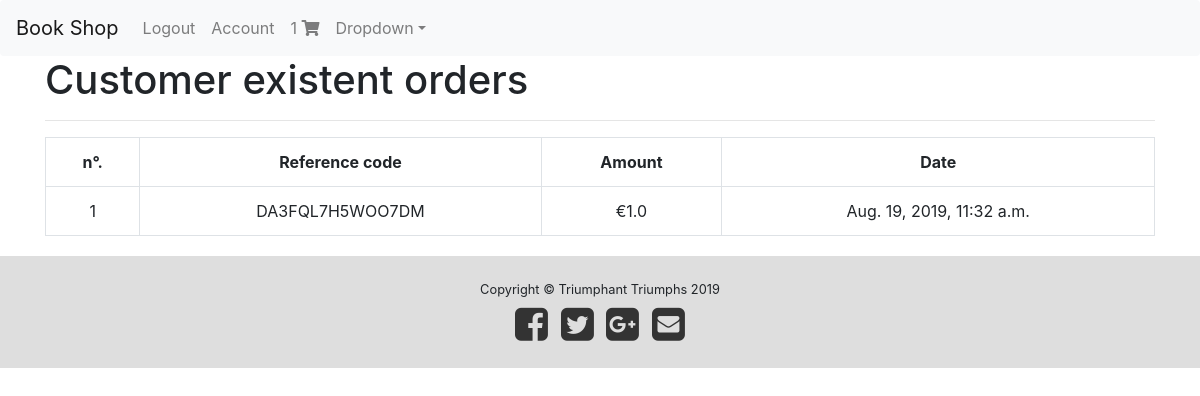
Page /account/profile/ (signed in) on the committed database.
### shopping_list/models.py (models this page shows, shortened)
class Order(models.Model):
  user = models.ForeignKey(settings.AUTH_USER_MODEL,
                             on_delete=models.CASCADE)
  item_checked = models.BooleanField(default=False)
  items = models.ManyToManyField(OrderItem)
  ref_code = models.CharField(max_length=40)
  def get_total(self):
        return self.items.all().aggregate(order_total=Sum('work__price'))['order_total']

class money_payment(models.Model):
  order = models.ForeignKey(Order, on_delete=models.CASCADE)
  total_amount = models.FloatField()
  date_paid = models.DateTimeField(auto_now_add=True)
  stripe_charge_id = models.CharField(max_length=100)

### clients/views.py (the view)
# urls.py: path('account/profile/', profile_view, name='profile'),
def profile_view(request):
  orders = Order.objects.filter(user=request.user, item_checked=True)
  context = {
    'orders': orders
  }
  return render(request, "profile.html", context )

### shopping_list/templatetags/template_tag_file.py (called while the page is built)
@register.filter
def cart_item_count(user):
  if user.is_authenticated:
    qs = Order.objects.filter(user=user, item_checked=False)
    if qs.exists():
      return qs[0].items.count()

### templates/profile.html
{% extends "base.html" %}
{% block content %}
<h1>Customer existent orders</h1>
<hr />
<table class="table table-hover table-bordered text-center">
    <tr class="text-center">
        <th>n°.</th>
        <th>Reference code</th>
        <th>Amount</th>
        <th>Date</th>
    </tr>
    {% for order in orders %}
    <tr>
        <td>{{ forloop.counter }}</td>
        <td>{{ order.ref_code }}</td>
        <td>€{{ order.get_total }}</td>
        <td>{{ order.money_payment_set.first.date_paid }}</td>
    </tr>
    {% empty %}
    <tr>
    <td colspan="4">
        You haven´t yet purchased something from us...
    </td>
    </tr>
    {% endfor %}
</table>
{% endblock content %}

### templates/navbar.html (shortened to what this page needs)
{% load template_tag_file %}
  <nav class="navbar navbar-expand-lg navbar-light bg-light rounded">
    <a class="navbar-brand" href="{% url 'literature:works_list' %}">Book Shop</a>
    <div class="collapse navbar-collapse" id="navbarsExample09">
      <ul class="navbar-nav mr-auto">
      {% if request.user.is_authenticated %}
      <li class="nav-item">
        <a class="nav-link" href="{% url 'account_logout' %}">Logout</a>
      </li>
      <li class="nav-item">
        <a class="nav-link" href="{% url 'profile' %}">Account</a>
      </li>
      <li class="nav-item">
      <a class="nav-link" href="{% url 'cart:complete_order_list' %}">
        {{ request.user|cart_item_count }}
        <i class="fas fa-shopping-cart"></i>
      </a>
      </li>
      {% endif %}
        <li class="nav-item dropdown">
          <a class="nav-link dropdown-toggle" href="#" id="dropdown09" data-toggle="dropdown" aria-haspopup="true" aria-expanded="false">Dropdown</a>
        </li>
      </ul>
    </div>
  </nav>

### rows in the picture
Order: ref_code "DA3FQL7H5WOO7DM", get_total "1.0", money_payment_set.first.date_paid "Aug. 19, 2019, 11:32 a.m."

### other values in the picture
{{ request.user|cart_item_count }} "1"
